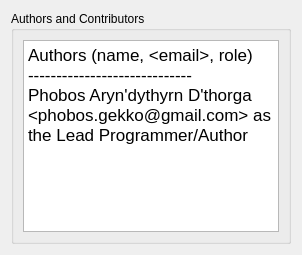
     <widget class="QWidget" name="tab_contact">
      <attribute name="title">
       <string>Contact</string>
      </attribute>
      <layout class="QVBoxLayout" name="verticalLayout_4">
       <item>
        <widget class="QFrame" name="about_tab_contact_frame">
         <property name="frameShape">
          <enum>QFrame::NoFrame</enum>
         </property>
         <property name="frameShadow">
          <enum>QFrame::Raised</enum>
         </property>
         <layout class="QVBoxLayout" name="verticalLayout_5">
          <property name="leftMargin">
           <number>0</number>
          </property>
          <property name="topMargin">
           <number>0</number>
          </property>
          <property name="rightMargin">
           <number>0</number>
          </property>
          <property name="bottomMargin">
           <number>0</number>
          </property>
          <item>
           <widget class="QGroupBox" name="groupBox_authors_contribs">
            <property name="title">
             <string>Authors and Contributors</string>
            </property>
            <layout class="QVBoxLayout" name="verticalLayout_6">
             <item>
              <widget class="QTextBrowser" name="textBrowser_authors">
               <property name="html">
                <string>&lt;!DOCTYPE HTML PUBLIC &quot;-//W3C//DTD HTML 4.0//EN&quot; &quot;http://www.w3.org/TR/REC-html40/strict.dtd&quot;&gt;
&lt;html&gt;&lt;head&gt;&lt;meta name=&quot;qrichtext&quot; content=&quot;1&quot; /&gt;&lt;style type=&quot;text/css&quot;&gt;
p, li { white-space: pre-wrap; }
&lt;/style&gt;&lt;/head&gt;&lt;body style=&quot; font-family:'DejaVu Sans Semi-Condensed'; font-size:13pt; font-weight:400; font-style:normal;&quot;&gt;
&lt;p style=&quot; margin-top:0px; margin-bottom:0px; margin-left:0px; margin-right:0px; -qt-block-indent:0; text-indent:0px;&quot;&gt;Authors (name, &amp;lt;email&amp;gt;, role)&lt;/p&gt;
&lt;p style=&quot; margin-top:0px; margin-bottom:0px; margin-left:0px; margin-right:0px; -qt-block-indent:0; text-indent:0px;&quot;&gt;-----------------------------&lt;/p&gt;
&lt;p style=&quot; margin-top:0px; margin-bottom:0px; margin-left:0px; margin-right:0px; -qt-block-indent:0; text-indent:0px;&quot;&gt;Phobos Aryn'dythyrn D'thorga &amp;lt;phobos.gekko@gmail.com&amp;gt; as the Lead Programmer/Author&lt;/p&gt;&lt;/body&gt;&lt;/html&gt;</string>
               </property>
              </widget>
             </item>
            </layout>
           </widget>
          </item>
         </layout>
        </widget>
       </item>
      </layout>
     </widget>
